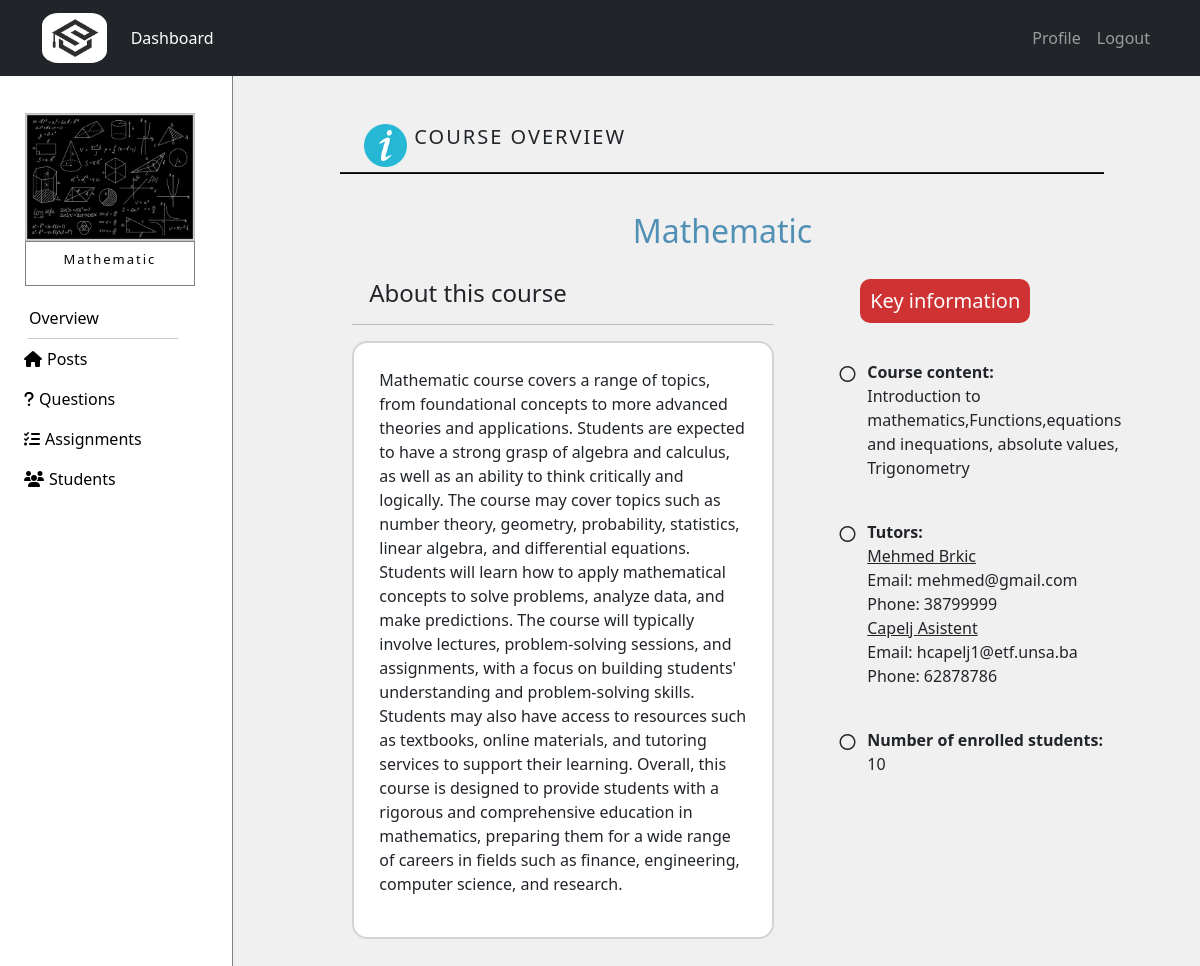
The app's page /courses/course/10/overview (signed in), older data.
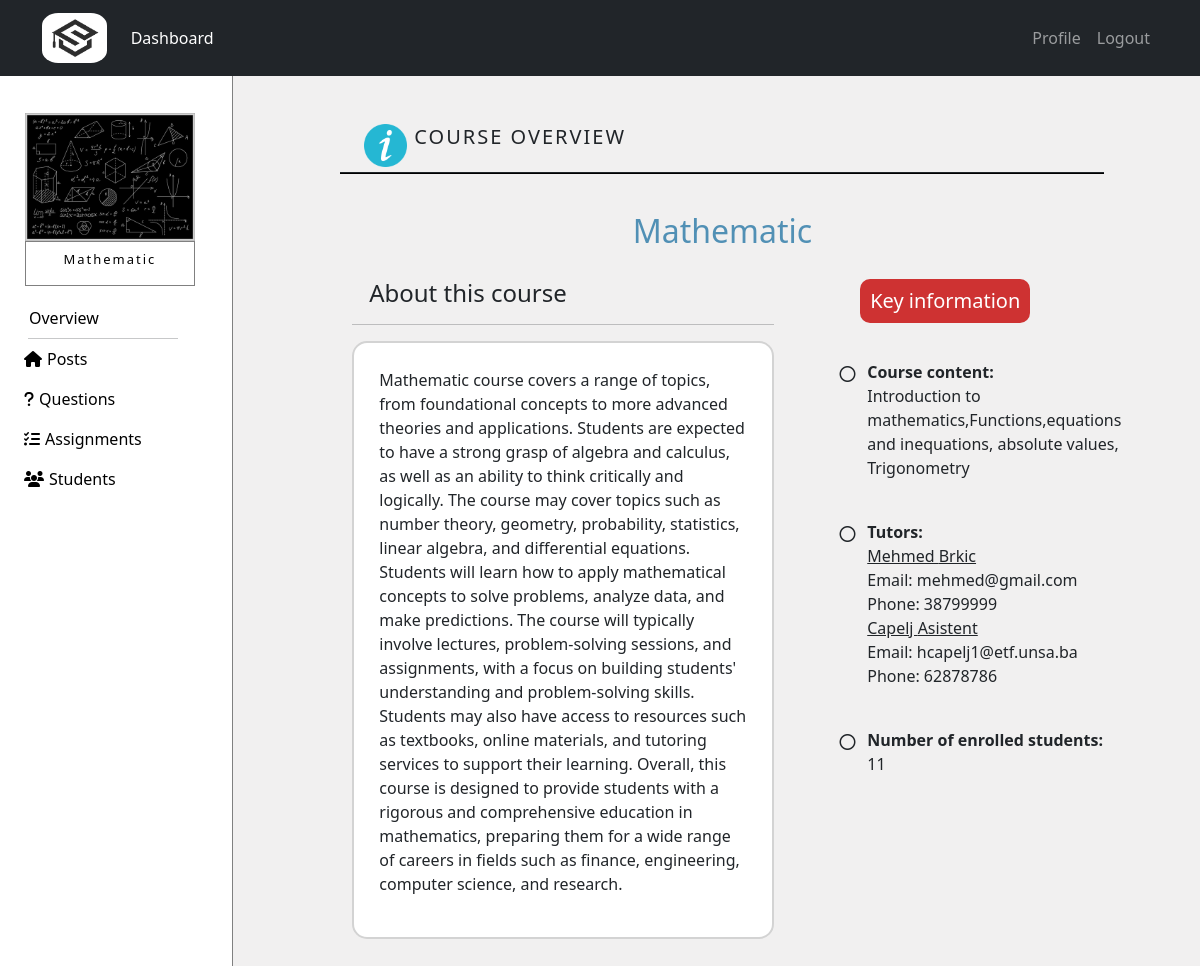
The same page, newer data.
### courses/models.py (models this page shows, shortened)
class Course(models.Model):
    name = models.CharField(max_length=50)
    summary = models.CharField(max_length=500)
    image = models.ImageField(upload_to="courses_images",default="courses_images/default.jpg",blank=True)
    overview = models.TextField(null=True,blank=True)
    max_students = models.IntegerField(default=100)
    student_number = models.IntegerField(default=0)

### courses/views.py (the view, shortened to what this page needs)
# urls.py: path('course/<int:course_id>/overview',views.overview,name='overview'),
@login_required
def overview(request,course_id):
   if is_enrolled(request.user, course_id) is False:
      return HttpResponse('<html><body><h2 style="font-weight: lighter">Your do not have access to view this page!</h2><body></html>')
   course = get_object_or_404(Course,pk=course_id)
   tutors = Tutor.objects.filter(course=course)
   return render(request,'courses/overview.html',{'course':course,'tutors':tutors})

### courses/views.py (called while the page is built)
def is_enrolled(user, course_id):
   course = get_object_or_404(Course,pk=course_id)
   if user.is_tutor:
      tutor_courses = TutorCourse.objects.filter(course=course,tutor=user.Tutor)
      return tutor_courses.exists()
   else:
      student_courses = StudentCourse.objects.filter(course=course,student=user.Student)
      return student_courses.exists()

### templates/courses/overview.html (shortened to what this page needs)
{% extends 'courses/course.html' %}
{% block courseContent %}
{% load static %}
<div style="margin-left: auto; margin-right: auto; width:75%; margin-top: 5%; position: relative; margin-bottom: 5px;">
    <img class="col-sm-4 col-md-4 col-lg-4" src="{% static 'img/information.png' %}"
         style="width:6%;" title="info">
    <div class="col-sm-6 col-md-6 col-lg-6 availableCourses">
      <h5 class="title">COURSE OVERVIEW</h5>
    </div>
</div>
  <hr style="width: 80%; margin-left: auto; margin-right: auto; background-color: black;
             opacity: 1; margin-top: 0; margin-bottom: 4%; height: 2px;">
    {% if course %}
    <h2 style="color: rgb(81 144 181); display: flex; justify-content: center;">{{course.name}}</h2>
    <div class="container" style="width: 80%; margin-top: 3%;">
        <div class="row">
            <div class="col-sm-12 col-md-7 col-lg-7">
                <h4 style="margin-left: 4%;">About this course</h4>
                <hr>
                <div style="background-color: white; border-radius: 15px; padding: 25px; border: 2px solid lightgray;">
                    <p>{{course.overview}}</p>
                </div>
            </div>
            <div id="keyInfo" class="col-sm-12 col-md-5 col-lg-5">
                <div style="display: flex; justify-content: center;">
                    <h5 style="background-color: rgb(206 50 50); color: white; padding: 10px;
                               border-radius: 10px;">Key information</h5>
                </div>
                <div style="display: flex; justify-content: center;">
                    <div style="margin-left: 20%; margin-top: 10%;">
                        <div style="display: flex; flex-direction: row;">
                            <i class="fa-regular fa-circle" style="display: inline; margin-right: 2%; padding: 6px;"></i>
                            <p style="display: inline; font-weight:300;">
                                <span style="font-weight: bold;">Course content:</span>
                                <br>
                                {{course.summary}}</p>
                        </div>
                        <br>
                        {% if tutors %}
                        <div style="display: flex; flex-direction: row;">
                            <i class="fa-regular fa-circle" style="display: inline; margin-right: 2%; padding: 6px;"></i>
                            <p style="display: inline; font-weight:300;">
                                <span style="font-weight: bold;">Tutors: </span>
                                {% if tutors %}
                                    {% for tutor in tutors %}
                                        <span style="text-decoration: underline;">{{tutor.user.first_name}} {{tutor.user.last_name}}<br>
                                        </span>
                                        Email: {{tutor.user.email}} <span><br></span>
                                        Phone: {{tutor.phone}}
                                    {% endfor %}
                                {% endif %}
                            </p>
                            <br>
                        </div>
                        {% endif %}
                        <br>
                        <div style="display: flex; flex-direction: row;">
                            <i class="fa-regular fa-circle" style="display: inline; margin-right: 2%; padding: 6px;"></i>
                            <p style="display: inline; font-weight:300;">
                                <span style="font-weight: bold;">Number of enrolled students:</span>
                                <br>
                                {{course.student_number}}</p>
                        </div>
                    </div>
                </div>
            </div>
        </div>
    </div>
    {% endif %}
    <div style="height: 150px;"></div>
{% endblock %}

### templates/courses/course.html (shortened to what this page needs)
{% extends 'courses/dashboard.html' %}
{% block content_courses %}
{% load static %}
{% if course %}
<div class="row no-gutters">
  <div id="left-gutter" class="col-sm-1 col-md-2 col-lg-2 no-gutters" style="width: 20%; height: 100vh; background-color: white; padding: 0; border-right: 1px solid gray;">
    <div class="card" style="width: 70%; margin-top: 15%;
                             margin-left: auto; margin-right: auto; border: none;">
      <img src="{{course.image.url}}" class="card-img-top" style="border-radius: 0%;" alt="Cover">
        <div class="card-body" style="border: 1px solid gray; padding: 10px 0px 10px 0px;">
          <h4 class="card-title courseDetails courseTitle"
              style="text-align: center; color: black; letter-spacing: 2px; font-weight: lighter;">{{course.name}}</h4>
        </div>
    </div>
    <div class="nav flex-column" style="margin-top: 5%; width: 100%;">
      <div id="miniMeni">
        <a class="nav-link hoverMeni" href="{% url 'overview' course_id=course.pk %}" style="color: black;">
          Overview
        </a>
        <hr id="line">
        {% if user.is_student %}
        <a class="nav-link hoverMeni" href="{% url 'course' course_id=course.pk %}" style="color: black;">
          <i class="fa-solid fa-house" style="margin-right: 5px;"></i>Posts
        </a>
        {% else %}
        <a class="nav-link hoverMeni" href="{% url 'tutor_course' course_id=course.pk %}" style="color: black;">
          <i class="fa-solid fa-house" style="margin-right: 5px;"></i>Posts
        </a>
        {% endif %}
        <a class="nav-link hoverMeni" href="{% url 'view_questions_tutor' course_id=course.pk %}" style="color: black;">
          <i class="fa-solid fa-question" style="margin-right: 5px;"></i>Questions
        </a>
        <a class="nav-link hoverMeni" href="{% url 'assignment_overview' course_id=course.pk %}" style="color: black;">
          <i class="fa-solid fa-list-check" style="margin-right: 5px;"></i>Assignments
        </a>
        {% if user.is_tutor %}
        <a class="nav-link hoverMeni" href="{% url 'view_students' course_id=course.pk %}" style="color: black;">
          <i class="fa-solid fa-users" style="margin-right: 5px;"></i>Students
        </a>
        {% endif %}
      </div>
    </div>
  </div>
  <div id="right-gutter" class="col-sm-11 col-md-10 col-lg-10 no-gutters">
    {% block courseContent%}{% endblock %}
  </div>
</div>
{% endif %}
{% endblock %}

Row changes from the older to the newer data that the page shows:
changed Course "Mathematic": student_number "10" → "11"
